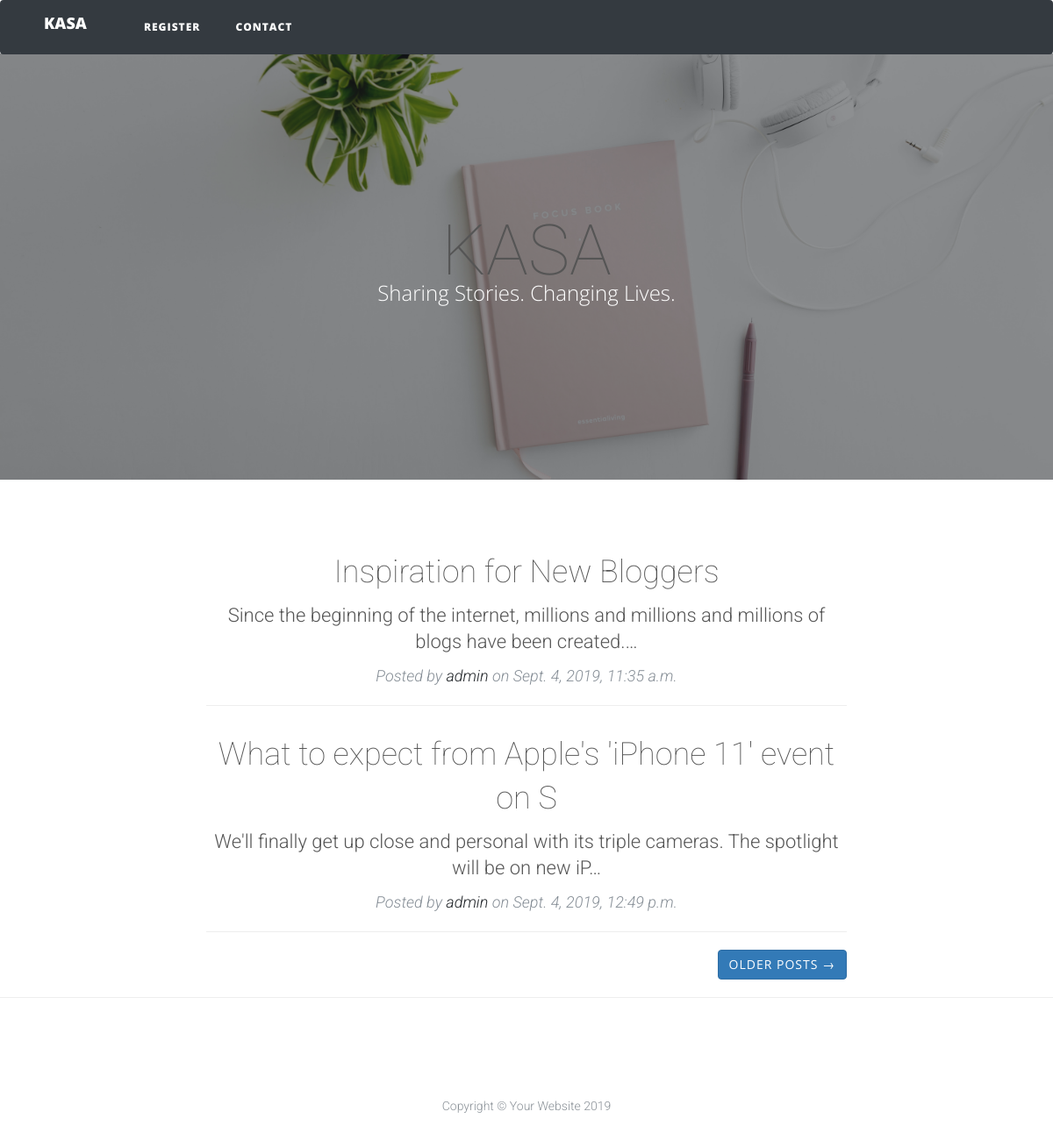
The page / on the database its author committed.
### blog/models.py (models this page shows, shortened)
class Blog(models.Model):
    blog_title = models.CharField(max_length=50)
    blog_content = models.TextField(max_length=1000)
    blog_date = models.DateTimeField(auto_now_add=True)
    blog_author = models.ForeignKey(User, on_delete=models.CASCADE)

### blog/views.py (the view)
# urls.py: path('', IndexView.as_view(), name='index'),
class IndexView(ListView):
    model = Blog
    template_name = "blog/index.html"
    context_object_name = "blog_entries"

### blog/templates/blog/index.html
{% extends "blog/base.html" %}
{% block header %}
  <header class="masthead" style="background-image: url('static/blog/img/index.jpg')">
    <div class="overlay"></div>
    <div class="container">
      <div class="row">
        <div class="col-lg-8 col-md-10 mx-auto">
          <div class="site-heading">
            <h1>KASA</h1>
            <span class="subheading">Sharing Stories. Changing Lives.</span>
          </div>
        </div>
      </div>
    </div>
  </header>
{% endblock header%}
{% block content %}
  <div class="container">
    <div class="row">
      <div class="col-lg-8 col-md-10 mx-auto">
          {% for blog in blog_entries %}
        <div class="post-preview">
            <a href="{% url 'blog:index' %}">
            <h2 class="post-title">
              {{blog.blog_title}}
            </h2>
            <h3 class="post-subtitle">
                {{blog.blog_content|truncatechars:100}}
            </h3>
          </a>
          <p class="post-meta">Posted by
            <a href="#">{{blog.blog_author}}</a>
             on {{blog.blog_date}}</p>
        </div>
        <hr>
{% endfor %}
        <div class="clearfix">
          <a class="btn btn-primary float-right" href="{% url 'blog:blog_entries' %}">Older Posts &rarr;</a>
        </div>
      </div>
    </div>
  </div>
  <hr>
{% endblock content %}

### blog/static/blog/assets/css/style.css (style rules this page uses)
body { font-family: 'Roboto', sans-serif; font-size: 16px; font-weight: 300; color: #888; line-height: 30px; text-align: center; }
a, a:hover, a:focus { color: #19b9e7; text-decoration: none; -o-transition: all .3s; -moz-transition: all .3s; -webkit-transition: all .3s; -ms-transition: all .3s; transition: all .3s; }
h1, h2 { margin-top: 10px; font-size: 38px; font-weight: 100; color: #555; line-height: 50px; }
h3 { font-size: 22px; font-weight: 300; color: #555; line-height: 30px; }

### rows shown on the page
Blog: blog_title "Inspiration for New Bloggers", blog_content "Since the beginning of the internet, millions and millions and millions of blogs have been created.…", blog_author "admin", blog_date "Sept. 4, 2019, 11:35 a.m."
Blog: blog_title "What to expect from Apple's 'iPhone 11' event on S", blog_content "We'll finally get up close and personal with its triple cameras. The spotlight will be on new iP…", blog_author "admin", blog_date "Sept. 4, 2019, 12:49 p.m."
